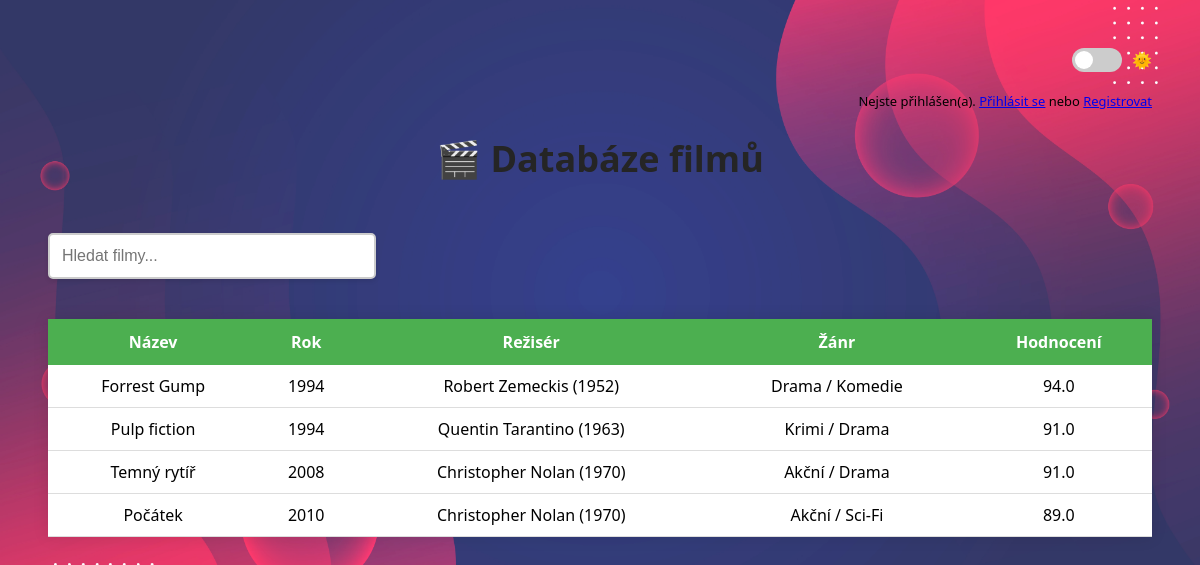
The page / on the database its author committed.
### movies/models.py (models this page shows, shortened)
class Film(models.Model):
    nazev = models.CharField(max_length=200)
    rok = models.IntegerField()
    reziser = models.ForeignKey('Director', on_delete=models.CASCADE, related_name="filmy")
    zanr = models.CharField(max_length=100)
    hodnoceni = models.FloatField()
    obrazek = models.ImageField(null=True, blank=True, upload_to="images/")

class Director(models.Model):
    jmeno = models.CharField(max_length=100)
    prijmeni = models.CharField(max_length=100)
    rok_narozeni = models.IntegerField()
    def __str__(self):
        return f'{self.jmeno} {self.prijmeni} ({self.rok_narozeni})'

### movies/views.py (the view)
# urls.py: path('', views.seznam_filmu, name='index'),
def seznam_filmu(request):
    filmy = Film.objects.all()
    return render(request, 'movies/index.html', {'movies': filmy})

### movies/templates/movies/index.html (shortened to what this page needs)
{% extends "movies/layout.html" %}
{% block content %}
<div style="text-align: right; font-size: 0.9em; margin-bottom: 10px;">
    {% if user.is_authenticated %}
  <div style="text-align: right; font-size: 0.9em; margin-bottom: 10px;">
    Přihlášen jako:  <strong>{{ user.username }}</strong> |
    <form action="{% url 'logout' %}" method="post" style="display:inline;">
      {% csrf_token %}
      <button type="submit" style="background:none; border:none; color:#00f; cursor:pointer; padding:0;">Odhlásit se</button>
    </form>
  </div>
  {% else %}
  <div style="text-align: right; font-size: 0.9em; margin-bottom: 10px;">
    Nejste přihlášen(a). <a href="{% url 'login' %}">Přihlásit se</a> nebo <a href="{% url 'register' %}">Registrovat</a>
  </div>
{% endif %}
  </div>
<h1>🎬 Databáze filmů</h1>
<input type="text" id="searchInput" placeholder="Hledat filmy..." class="search-box">
<table id="moviesTable" class="movie-table">
    <thead>
        <tr>
            <th>Název</th>
            <th>Rok</th>
            <th>Režisér</th>
            <th>Žánr</th>
            <th>Hodnocení</th>
        </tr>
    </thead>
    <tbody>
        {% for film in movies %}
        <tr>
            <td>{{ film.nazev }}</td>
            <td>{{ film.rok }}</td>
            <td>{{ film.reziser }}</td>
            <td>{{ film.zanr }}</td>
            <td>{{ film.hodnoceni }}</td>
        </tr>
        {% endfor %}
    </tbody>
</table>
{% endblock %}

### movies/templates/movies/layout.html (shortened to what this page needs)
{% load static %}
<!DOCTYPE html>
<html lang="cs">
<head>
    <link rel="stylesheet" href="{% static 'movies/style.css' %}">
</head>
<body>
    <div class="toggle-container">
        <label class="switch">
            <span class="slider round"></span>
        </label>
        <span id="mode-label">🌞 </span>
    </div>
    {% block content %}{% endblock %}
</body>
</html>

### movies/static/movies/style.css (style rules this page uses)
body { font-family: 'Segoe UI', Tahoma, Geneva, Verdana, sans-serif; background-image: url("/static/movies/background.jpg"); background-size: cover; background-position: center; background-repeat: no-repeat; padding: 40px; color: black; transition: background-color 0.3s, color 0.3s; position: relative; z-index: 0; }
body::before { content: ""; position: fixed; top: 0; left: 0; width: 100%; height: 100%; background-color: rgba(255,255,255,0.2); z-index: -1; }
.search-box { padding: 12px; width: 300px; margin: 20px 0; font-size: 16px; border: 2px solid #ccc; border-radius: 5px; box-shadow: 0 2px 5px rgba(0,0,0,0.1); }
table { border-collapse: collapse; margin-top: 20px; width: 100%; background-color: white; box-shadow: 0 0 15px rgba(0, 0, 0, 0.1); }
.movie-table th { background-color: #4CAF50; color: white; padding: 12px; text-align: center; }
.movie-table td { padding: 10px; border-bottom: 1px solid #ddd; text-align: center; }
h1 { text-align: center; margin-bottom: 30px; color: #252525; font-size: 36px; }
.toggle-container { display: flex; justify-content: flex-end; align-items: center; margin-bottom: 20px; gap: 10px; }
.switch { position: relative; display: inline-block; width: 50px; height: 24px; }
.slider { position: absolute; cursor: pointer; top: 0; left: 0; right: 0; bottom: 0; background-color: #ccc; transition: .4s; border-radius: 34px; }
.slider:before { position: absolute; content: ""; height: 18px; width: 18px; left: 3px; bottom: 3px; background-color: white; transition: .4s; border-radius: 50%; }

### rows shown on the page
Film: nazev "Forrest Gump", rok "1994", reziser "Robert Zemeckis (1952)", zanr "Drama / Komedie", hodnoceni "94.0"
Film: nazev "Pulp fiction", rok "1994", reziser "Quentin Tarantino (1963)", zanr "Krimi / Drama", hodnoceni "91.0"
Film: nazev "Temný rytíř", rok "2008", reziser "Christopher Nolan (1970)", zanr "Akční / Drama", hodnoceni "91.0"
Film: nazev "Počátek", rok "2010", reziser "Christopher Nolan (1970)", zanr "Akční / Sci-Fi", hodnoceni "89.0"
